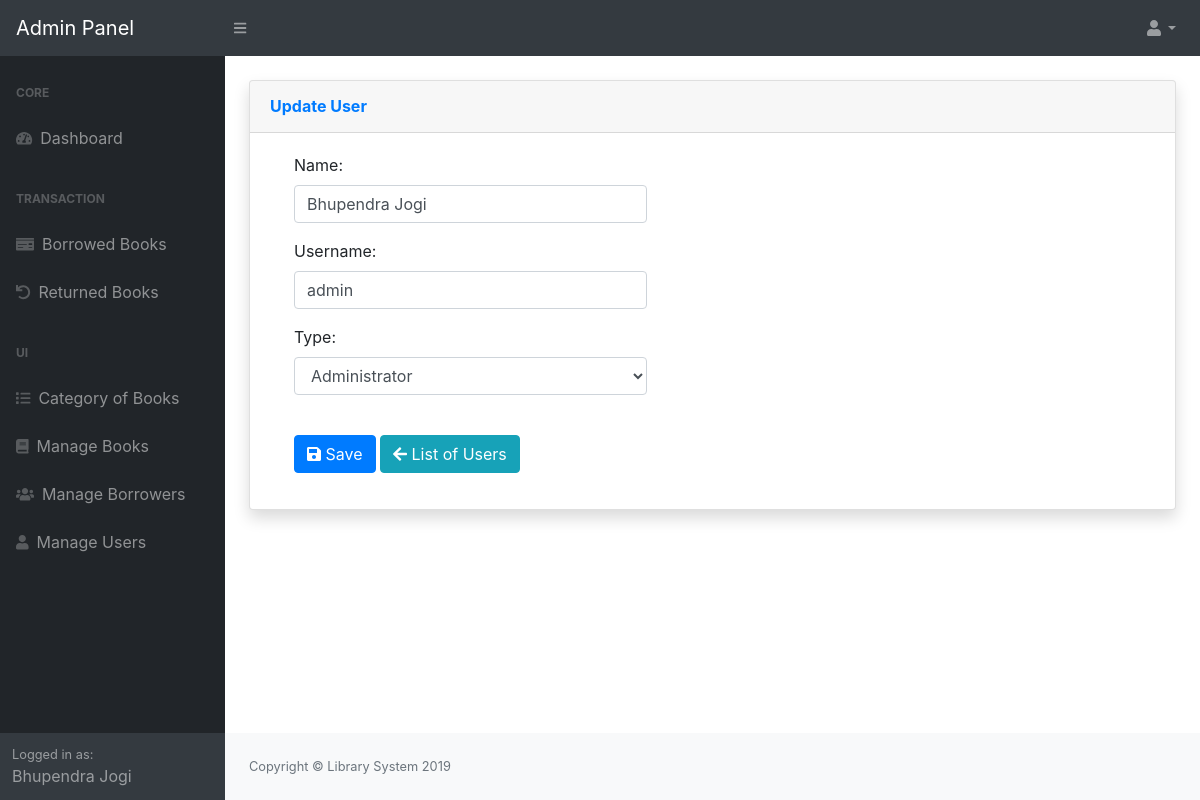
Screenshot of /admin/users/index.php?view=edit&id=3 (signed in) with the database file from the repository.
### tables this page shows
CREATE TABLE `tblusers` (
  `USERID` int(11) NOT NULL,
  `NAME` varchar(124) NOT NULL,
  `UEMAIL` varchar(125) NOT NULL,
  `PASS` varchar(125) NOT NULL,
  `TYPE` varchar(125) NOT NULL,
  `Status` varchar(11) NOT NULL,
  `PicLoc` text NOT NULL,
  `fine` varchar(20) DEFAULT NULL
);

### admin/users/index.php (called while the page is built, shortened)
<?php
require_once("../themes/templates.php");
?>

### include/database.php (called while the page is built, shortened)
<?php
class Database {
	var $sql_string = '';
	private $conn;
	public function open_connection() {
		$this->conn = mysqli_connect(server, user, pass);
		if (!$this->conn) {
			throw new Exception("Failed to connect to the database server: " . mysqli_connect_error());
		} else {
			$db_select = mysqli_select_db($this->conn, database_name);
		}
	}
	function setQuery($sql='') {
		$this->sql_string=$sql;
	}
	function executeQuery() {
		$result = mysqli_query($this->conn,$this->sql_string);
		return $result;
	}
	private function confirm_query($result) {
		return $result;
	}
	function loadSingleResult() {
		$cur = $this->executeQuery();
		while ($row = mysqli_fetch_object($cur)) {
		return $data = $row;
		}
	}
}
$mydb = new Database();
?>

### include/accounts.php (called while the page is built, shortened)
<?php
require_once(LIB_PATH.DS.'database.php');
class User {
	protected static  $tblname = "tblusers";
	function single_user($id=""){
			global $mydb;
			$mydb->setQuery("SELECT * FROM ".self::$tblname."
				Where USERID= '{$id}' LIMIT 1");
			$cur = $mydb->loadSingleResult();
			return $cur;
	}
}
?>

### admin/users/edit.php (the view, shortened to what this page needs)
<?php
  @$user_id = $_GET['id'];
  $user = New User();
  $singleuser = $user->single_user($user_id);
?>
 <div class="card shadow mb-4">
  <div class="card-header py-3">
    <h6 class="m-0 font-weight-bold text-primary">Update User</h6>
  </div>
  <div class="card-body">
    <div class="table-responsive">
 <form class="form-horizontal span6" action="controller.php?action=edit" method="POST">
                  <div class="form-group">
                    <div class="col-md-8">
                      <label class="col-md-4 control-label" for=
                      "user_name">Name:</label>
                      <div class="col-md-8">
                         <input class="form-control input-sm" id="user_name" name="user_name" placeholder=
                            "Account Name" type="text" value="<?php echo $singleuser->NAME; ?>">
                      </div>
                    </div>
                  </div>
                  <div class="form-group">
                    <div class="col-md-8">
                      <label class="col-md-4 control-label" for=
                      "user_email">Username:</label>
                      <div class="col-md-8">
                         <input class="form-control input-sm" id="user_email" name="user_email" placeholder=
                            "Username" type="text" value="<?php echo $singleuser->UEMAIL; ?>">
                      </div>
                    </div>
                  </div>
                  <?php if ($singleuser->TYPE!='SystemAdministrator') { ?>
                  <div class="form-group">
                    <div class="col-md-8">
                      <label class="col-md-4 control-label" for=
                      "user_type">Type:</label>
                      <div class="col-md-8">
                       <select class="form-control input-sm" name="user_type" id="user_type">
                          <option <?php echo ($singleuser->TYPE=='Administrator')? 'SELECTED':'';?>>Administrator</option>
                        </select>
                      </div>
                    </div>
                  </div>
                <?php } ?>
             <div class="form-group">
                    <div class="col-md-8">
                      <div class="col-md-8">
                         <button class="btn btn-primary" id="usersave" name="save" type="submit" ><i class="fa fa-save"></i> Save</button>
                          <a href="index.php" class="btn btn-info"><span class="fa fa-arrow-left"></span> List of Users</a>
                      </div>
                    </div>
                  </div>
        </form>
 </div>
</div>
</div>

### admin/themes/templates.php (shortened to what this page needs)
<?php
 $user = New User();
  $singleuser = $user->single_user($_SESSION['USERID']);
?>
<!DOCTYPE html>
<html lang="en">
    <head>
        <link href="<?php echo web_root;?>admin/dist/css/styles.css" rel="stylesheet" />
          <link href="<?php echo web_root;?>admin/dist/css/datepicker.css" rel="stylesheet" />
        <link href="<?php echo web_root;?>admin/dist/css/dataTables.bootstrap4.min.css" rel="stylesheet" />
        <link href="<?php echo web_root;?>admin/dist/fonts/font-awesome.min.css" rel="stylesheet" />
        <link href="https://cdn.jsdelivr.net/npm/select2@4.0.13/dist/css/select2.min.css" rel="stylesheet" />
    </head>
    <body class="sb-nav-fixed">
        <nav class="sb-topnav navbar navbar-expand navbar-dark bg-dark">
            <a class="navbar-brand" href="<?php echo web_root;?>admin/">Admin Panel</a><button class="btn btn-link btn-sm order-1 order-lg-0" id="sidebarToggle" href="#"><i class="fas fa-bars"></i></button
            >
            <ul class="navbar-nav ml-auto ml-md-0">
                <li class="nav-item dropdown">
                    <a class="nav-link dropdown-toggle" id="userDropdown" href="#" role="button" data-toggle="dropdown" aria-haspopup="true" aria-expanded="false"><i class="fas fa-user fa-fw"></i></a>
                </li>
            </ul>
        </nav>
        <div id="layoutSidenav">
            <div id="layoutSidenav_nav">
                <nav class="sb-sidenav accordion sb-sidenav-dark" id="sidenavAccordion">
                    <div class="sb-sidenav-menu">
                        <div class="nav">
                            <div class="sb-sidenav-menu-heading">Core</div>
                            <a class="nav-link" href="<?php echo web_root?>admin/"
                                ><div class="sb-nav-link-icon"><i class="fas fa-tachometer-alt"></i></div>
                            Dashboard</a>
                            <div class="sb-sidenav-menu-heading">Transaction</div>
                                  <a class="nav-link" href="<?php echo web_root;?>admin/borrowed/">
                                    <div class="sb-nav-link-icon"><i class="fas fa-money-check"></i></div>
                                Borrowed Books</a>
                                  <a class="nav-link" href="<?php echo web_root;?>admin/returned/">
                                    <div class="sb-nav-link-icon"><i class="fas fa-undo"></i></div>
                                Returned Books</a>
                               <div class="sb-sidenav-menu-heading">UI</div>
                                  <a class="nav-link" href="<?php echo web_root;?>admin/category/">
                                    <div class="sb-nav-link-icon"><i class="fas fa-list"></i></div>
                                Category of Books</a>
                                  <a class="nav-link" href="<?php echo web_root;?>admin/books/">
                                    <div class="sb-nav-link-icon"><i class="fas fa-book"></i></div>
                                Manage Books</a>
                                  <a class="nav-link" href="<?php echo web_root;?>admin/borrower/">
                                    <div class="sb-nav-link-icon"><i class="fas fa-users"></i></div>
                                Manage Borrowers</a>
                                  <a class="nav-link" href="<?php echo web_root;?>admin/users/">
                                    <div class="sb-nav-link-icon"><i class="fas fa-user"></i></div>
                                Manage Users</a>
                        </div>
                    </div>
                    <div class="sb-sidenav-footer">
                        <div class="small">Logged in as:</div>
                       <?php echo $singleuser->NAME;  ?>
                    </div>
                </nav>
            </div>
            <div id="layoutSidenav_content">
                <main>
                    <div class="container-fluid">
                         <br/>
                       <?php
                        require_once $content;
                        ?>
                    </div>
                </main>
                <footer class="py-4 bg-light mt-auto">
                    <div class="container-fluid">
                        <div class="d-flex align-items-center justify-content-between small">
                            <div class="text-muted">Copyright &copy; Library System 2019</div>
                        </div>
                    </div>
                </footer>
            </div>
        </div>
    </body>
</html>

### rows the page displays
tblusers: NAME "Bhupendra Jogi", user_name "Bhupendra Jogi", user_email "admin"
